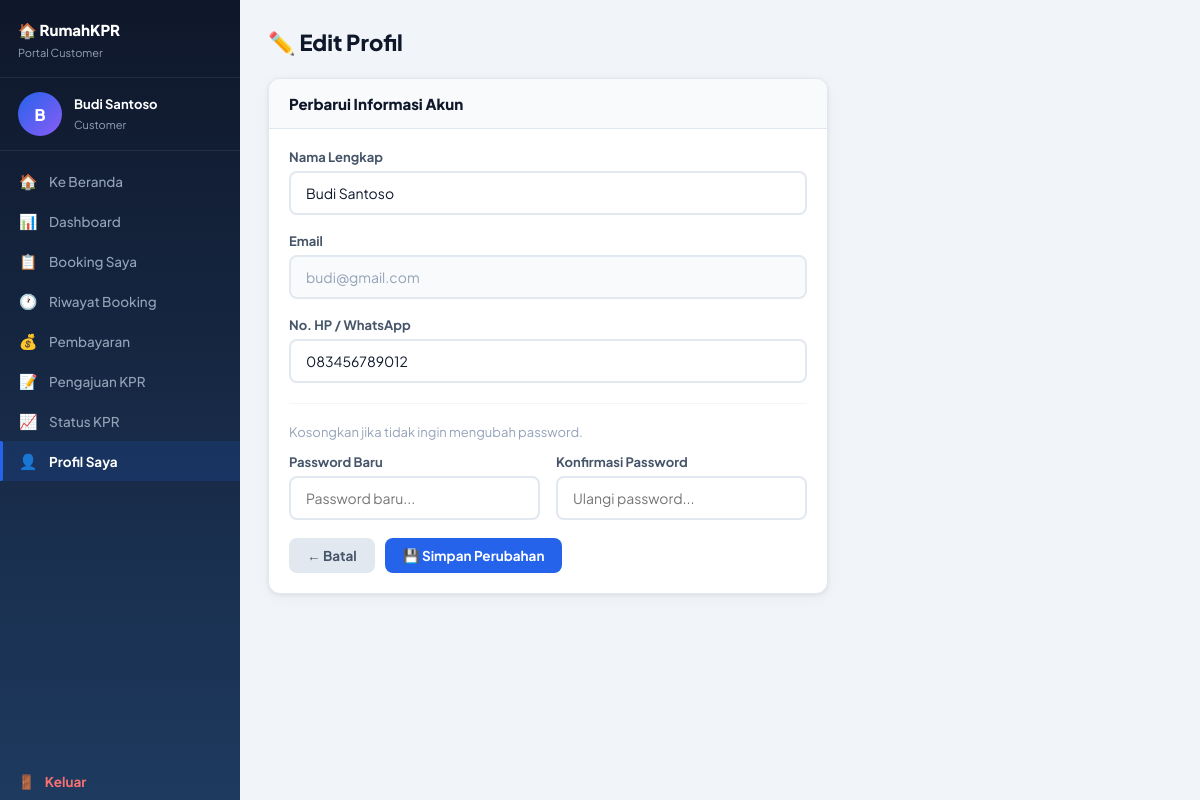
/customer/edit_profil.php (signed in), run on the app's committed database.
### tables this page shows
CREATE TABLE IF NOT EXISTS `users` (
  `id_user` int(11) NOT NULL AUTO_INCREMENT,
  `nama_lengkap` varchar(100) DEFAULT NULL,
  `email` varchar(100) DEFAULT NULL,
  `password` varchar(255) DEFAULT NULL,
  `no_hp` varchar(20) DEFAULT NULL,
  `role` enum('admin','marketing','customer') DEFAULT 'customer',
  `foto_profil` varchar(255) DEFAULT NULL,
  `created_at` timestamp NOT NULL DEFAULT current_timestamp(),
  PRIMARY KEY (`id_user`),
  UNIQUE KEY `email` (`email`)
);

### customer/edit_profil.php (the view, shortened to what this page needs)
<?php
require_once '../config/koneksi.php';
require_once '../includes/sidebar_customer.php';
$id = id_user();
$user = $db->prepare("SELECT * FROM users WHERE id_user=?"); $user->execute([$id]); $user=$user->fetch();
?>
<!DOCTYPE html><html lang="id"><head><meta charset="UTF-8"><meta name="viewport" content="width=device-width,initial-scale=1"><title>Edit Profil</title>
<link rel="stylesheet" href="../assets/css/customer.css"></head><body>
<div class="cmain"><div class="ccontent">
    <div style="margin-bottom:22px;"><h2 style="font-size:22px;font-weight:800;">✏️ Edit Profil</h2></div>
    <div class="cpanel" style="max-width:560px;">
        <div class="cpanel-header"><h3>Perbarui Informasi Akun</h3></div>
        <div class="cpanel-body">
            <form method="POST">
                <div class="cform-group"><label>Nama Lengkap</label><input type="text" name="nama_lengkap" class="cform-control" value="<?= htmlspecialchars($user['nama_lengkap']) ?>" required></div>
                <div class="cform-group"><label>Email</label><input type="email" class="cform-control" value="<?= htmlspecialchars($user['email']) ?>" readonly style="background:#f8fafc;color:#94a3b8;"></div>
                <div class="cform-group"><label>No. HP / WhatsApp</label><input type="text" name="no_hp" class="cform-control" value="<?= htmlspecialchars($user['no_hp']??'') ?>" required></div>
                <hr style="border:0;border-top:1px solid #f1f5f9;margin:20px 0;">
                <p style="font-size:13px;color:#94a3b8;margin-bottom:14px;">Kosongkan jika tidak ingin mengubah password.</p>
                <div class="cform-row">
                    <div class="cform-group"><label>Password Baru</label><input type="password" name="password" class="cform-control" placeholder="Password baru..."></div>
                    <div class="cform-group"><label>Konfirmasi Password</label><input type="password" name="konfirmasi" class="cform-control" placeholder="Ulangi password..."></div>
                </div>
                <div style="display:flex;gap:10px;"><a href="profil.php" class="cbtn cbtn-gray">← Batal</a><button type="submit" class="cbtn cbtn-primary">💾 Simpan Perubahan</button></div>
            </form>
        </div>
    </div>
</div></div>
</body></html>

### assets/css/customer.css (style rules this page uses)
*,*::before,*::after { box-sizing:border-box;margin:0;padding:0 }
:root { --primary:#2563eb;--primary-d:#1d4ed8;--accent:#f59e0b;--success:#10b981;--danger:#ef4444; --bg:#f1f5f9;--white:#fff;--border:#e2e8f0;--shadow:0 1px 4px rgba(0,0,0,.07),0 4px 16px rgba(0,0,0,.04); --radius:12px;--text:#0f172a;--sub:#475569;--muted:#94a3b8;--sb-w:240px; --font:'Plus Jakarta Sans',sans-serif;--tr:.2s ease; }
body { font-family:var(--font);background:var(--bg);color:var(--text);display:flex;min-height:100vh; }
.cmain { margin-left:var(--sb-w);flex:1;min-height:100vh; }
.ccontent { padding:28px; }
.cpanel { background:var(--white);border-radius:var(--radius);box-shadow:var(--shadow);border:1px solid var(--border);overflow:hidden;margin-bottom:22px; }
.cpanel-header { padding:15px 20px;border-bottom:1px solid var(--border);display:flex;align-items:center;justify-content:space-between;background:#f8fafc; }
.cpanel-header h3 { font-size:15px;font-weight:800; }
.cpanel-body { padding:20px; }
.cbtn { display:inline-flex;align-items:center;gap:7px;padding:9px 18px;border-radius:8px;font-family:var(--font);font-size:13.5px;font-weight:700;cursor:pointer;border:none;text-decoration:none;transition:var(--tr); }
.cbtn-primary { background:var(--primary);color:#fff; }
.cbtn-gray { background:#e2e8f0;color:var(--sub); }
.cform-group { margin-bottom:18px; }
.cform-group label { display:block;font-size:13px;font-weight:700;color:var(--sub);margin-bottom:6px; }
.cform-control { width:100%;padding:11px 15px;border:2px solid var(--border);border-radius:8px;font-family:var(--font);font-size:14px;color:var(--text);outline:none;transition:.2s;background:#fff; }
.cform-row { display:grid;grid-template-columns:1fr 1fr;gap:16px; }

### data on the page
users: nama_lengkap "Budi Santoso", email "budi@gmail.com", no_hp "083456789012"

### other printed values
$inisial "B"
$nama "Budi Santoso"
$m['ico'] "🏠"
$m['label'] "Ke Beranda"
$m['ico'] "📊"
$m['label'] "Dashboard"
$m['ico'] "📋"
$m['label'] "Booking Saya"
$m['ico'] "🕐"
$m['label'] "Riwayat Booking"
$m['ico'] "💰"
$m['label'] "Pembayaran"
$m['ico'] "📝"
$m['label'] "Pengajuan KPR"
$m['ico'] "📈"
